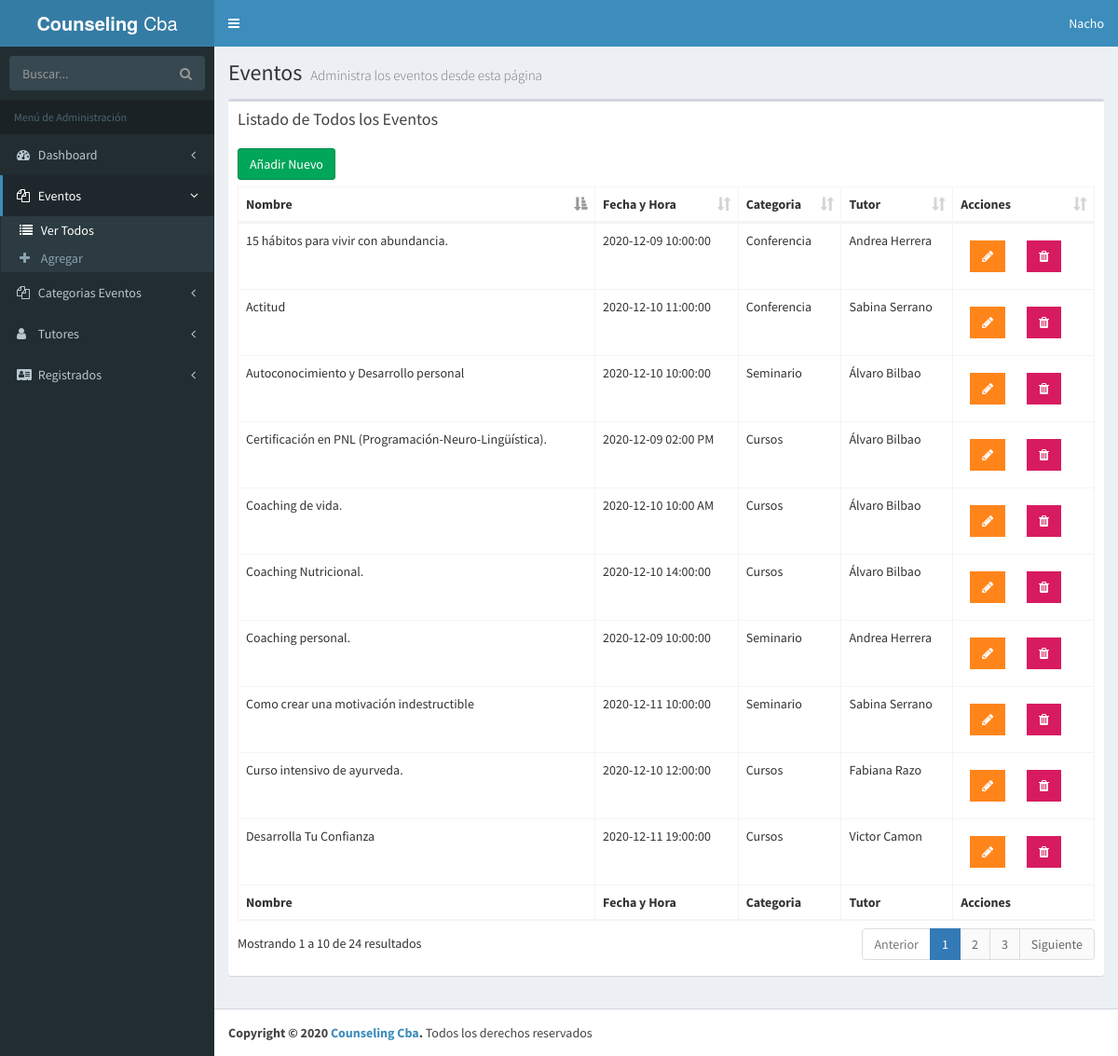
The app's page /admin/lista-eventos.php (signed in) with its own data.
### tables this page shows
CREATE TABLE `eventos` (
  `evento_id` tinyint(10) NOT NULL,
  `nombre_evento` varchar(60) NOT NULL,
  `fecha_evento` date NOT NULL,
  `hora_evento` varchar(10) NOT NULL,
  `id_cat_evento` tinyint(10) NOT NULL,
  `id_inv` tinyint(4) NOT NULL,
  `clave` varchar(10) NOT NULL
);

CREATE TABLE `categoria_evento` (
  `id_categoria` tinyint(10) NOT NULL,
  `cat_evento` varchar(50) NOT NULL,
  `icono` varchar(15) NOT NULL,
  `actualizado` datetime NOT NULL
);

CREATE TABLE `invitados` (
  `invitado_id` tinyint(4) NOT NULL,
  `nombre_invitado` varchar(30) NOT NULL,
  `apellido_invitado` varchar(30) NOT NULL,
  `descripcion` text NOT NULL,
  `url_imagen` varchar(50) NOT NULL,
  `editado` datetime NOT NULL
);

### admin/funciones/funciones.php (called while the page is built, shortened)
<?php
function obtener_template() {
    $file = basename($_SERVER['PHP_SELF']);
    $pagename = str_replace(".php","",$file);
    return $pagename;
}

### admin/lista-eventos.php (the view, shortened to what this page needs)
<?php
include_once 'funciones/funciones.php';
include_once 'templates/header.php'; ?>
<body class="hold-transition skin-blue fixed sidebar-mini">
<div class="wrapper">
    <?php include_once 'templates/barra.php'; ?>
    <?php include_once 'templates/navegacion.php'; ?>
  <div class="content-wrapper">
    <section class="content-header">
      <h1>
        Eventos
        <small>Administra los eventos desde esta página</small>
      </h1>
    </section>
    <section class="content">
    <div class="row">
      <div class="col-xs-12">
        <div class="box">
          <div class="box-header">
            <h3 class="box-title">Listado de Todos los Eventos</h3>
          </div>
          <div class="box-body">
            <a href="nuevo-evento.php" class="btn btn-success">Añadir Nuevo</a>
            <table id="registros" class="table table-bordered table-hover">
                <thead>
                        <tr>
                            <th>Nombre</th>
                            <th>Fecha y Hora</th>
                            <th>Categoria</th>
                            <th>Tutor</th>
                            <th>Acciones</th>
                        </tr>
                </thead>
                <tbody>
                <?php
                  try {
                    $sql = "SELECT `evento_id`, `nombre_evento`, `fecha_evento`, `hora_evento` , `cat_evento`, `nombre_invitado`, `apellido_invitado` ";
                    $sql .= "FROM `eventos` ";
                    $sql .= "INNER JOIN `categoria_evento` ";
                    $sql .= "ON eventos.id_cat_evento=categoria_evento.id_categoria ";
                    $sql .= "INNER JOIN `invitados` ";
                    $sql .= "ON eventos.id_inv=invitados.invitado_id ";
                    $sql .= "ORDER BY `evento_id` ";
                    $resultado = $conn->query($sql);
                  } catch (Exception $e) {
                    $error = $e->getMessage();
                  }
                  while($eventos = $resultado->fetch_assoc() ) {  ?>
                      <tr>
                              <td><?php echo $eventos['nombre_evento']; ?></td>
                              <td><?php echo $eventos['fecha_evento'] ." ". $eventos['hora_evento'];  ?></td>
                              <td><?php echo $eventos['cat_evento'] ?></td>
                              <td><?php echo $eventos['nombre_invitado'] . " " . $eventos['apellido_invitado']; ?></td>
                              <td>
                                  <a href="editar-evento.php?id=<?php echo $eventos['evento_id']; ?>" type="button" class="btn bg-orange btn-flat margin"> <i class="fa fa-pencil" aria-hidden="true"></i></a>
                                  <a href="#" data-id="<?php echo $eventos['evento_id']; ?>" data-tipo="evento" type="button" class="btn bg-maroon btn-flat margin borrar_registro"><i class="fa fa-trash" aria-hidden="true"></i></a>
                             </td>
                      </tr>
                  <?php } ?>
                </tbody>
                <tfoot>
                      <tr>
                          <th>Nombre</th>
                          <th>Fecha y Hora</th>
                          <th>Categoria</th>
                          <th>Tutor</th>
                          <th>Acciones</th>
                      </tr>
                </tfoot>
            </table>
          </div>
        </div>
      </div>
    </div>
  </section>
  </div>
<?php
  include_once 'templates/footer.php';
  include_once 'templates/footer-scripts.php';
?>

### admin/templates/header.php (shortened to what this page needs)
<!DOCTYPE html>
<html>
<head>
  <link rel="stylesheet" href="css/bootstrap.min.css">
  <link rel="stylesheet" href="css/font-awesome.min.css">
  <link rel="stylesheet" href="css/ionicons.min.css">
  <link rel="stylesheet" href="css/dataTables.bootstrap.min.css">
  <link rel="stylesheet" href="css/bootstrap-datepicker.min.css">
  <link rel="stylesheet" href="css/AdminLTE.min.css">
  <link rel="stylesheet" href="css/skins/_all-skins.min.css">
  <link rel="stylesheet" href="css/sweetalert2.min.css">
</head>

### admin/templates/barra.php (shortened to what this page needs)
<header class="main-header">
  <a href="../index.php" class="logo">
    <span class="logo-lg"><b>Counseling</b> Cba</span>
  </a>
  <nav class="navbar navbar-static-top">
    <a href="#" class="sidebar-toggle" data-toggle="push-menu" role="button">
    </a>
    <div class="navbar-custom-menu">
      <ul class="nav navbar-nav">
          <li class="dropdown user user-menu">
              <a href="#" class="dropdown-toggle" data-toggle="dropdown">
                <?php $usuario = $_SESSION['usuario']; ?>
                <span class="hidden-xs"><?php echo $usuario; ?></span>
              </a>
          </li>
      </ul>
    </div>
  </nav>
</header>

### admin/templates/navegacion.php (shortened to what this page needs)
<?php $template = obtener_template(); ?>
  <aside class="main-sidebar">
    <section class="sidebar">
      <form action="#" method="get" class="sidebar-form">
        <div class="input-group">
          <input type="text" name="q" class="form-control" placeholder="Buscar...">
              <span class="input-group-btn">
                  <button type="submit" name="search" id="search-btn" class="btn btn-flat"><i class="fa fa-search"></i>
                  </button>
              </span>
        </div>
      </form>
      <ul class="sidebar-menu" data-widget="tree">
            <li class="header">Menú de Administración</li>
            <li class="treeview">
                <a href="#">
                    <i class="fa fa-dashboard"></i> <span>Dashboard</span>
                    <span class="pull-right-container">
                        <i class="fa fa-angle-left pull-right"></i>
                    </span>
                </a>
            </li>
            <?php $paginas = array('nuevo-evento', 'lista-eventos', 'editar-evento'); ?>
            <li class="treeview <?php echo (in_array($template, $paginas) ) ? 'active' : '' ?> ">
                <a href="#">
                    <i class="fa fa-files-o"></i> <span>Eventos </span>
                    <span class="pull-right-container">
                        <i class="fa fa-angle-left pull-right"></i>
                    </span>
                </a>
                <ul class="treeview-menu">
                    <li class="<?php echo ($template =='lista-eventos' ) ? 'active' : '' ?>">
                        <a href="lista-eventos.php"><i class="fa fa-list" aria-hidden="true"></i> Ver Todos</a>
                    </li>
                    <li class="<?php echo ($template =='nuevo-evento' ) ? 'active' : '' ?>">
                        <a href="nuevo-evento.php"><i class="fa fa-plus" aria-hidden="true"></i> Agregar</a>
                    </li>
                </ul>
            </li>
            <li class="treeview">
                <a href="#">
                    <i class="fa fa-files-o"></i> <span>Categorias Eventos </span>
                    <span class="pull-right-container">
                        <i class="fa fa-angle-left pull-right"></i>
                    </span>
                </a>
            </li>
            <li class="treeview">
                <a href="#">
                    <i class="fa fa-user"></i> <span>Tutores</span>
                    <span class="pull-right-container">
                        <i class="fa fa-angle-left pull-right"></i>
                    </span>
                </a>
            </li>
            <li class="treeview">
                <a href="#">
                    <i class="fa fa-address-card"></i> <span>Registrados </span>
                    <span class="pull-right-container">
                        <i class="fa fa-angle-left pull-right"></i>
                    </span>
                </a>
            </li>
        </ul>
    </section>
  </aside>

### admin/templates/footer.php (shortened to what this page needs)
  <footer class="main-footer">
    <strong>Copyright &copy; <?php echo date('Y'); ?> <a href="../index.php">Counseling Cba</a>.</strong> Todos los derechos reservados
  </footer>
</div>

### admin/templates/footer-scripts.php (shortened to what this page needs)
</body>
</html>

### records on screen
eventos: nombre_evento "Certificación en PNL (Programación-Neuro-Lingüística).", fecha_evento "2020-12-09", hora_evento "02:00 PM", id_cat_evento.cat_evento "Cursos", id_inv.nombre_invitado "Álvaro", id_inv.apellido_invitado "Bilbao"
eventos: nombre_evento "15 hábitos para vivir con abundancia.", fecha_evento "2020-12-09", hora_evento "10:00:00", id_cat_evento.cat_evento "Conferencia", id_inv.nombre_invitado "Andrea", id_inv.apellido_invitado "Herrera"
eventos: nombre_evento "Coaching personal.", fecha_evento "2020-12-09", hora_evento "10:00:00", id_cat_evento.cat_evento "Seminario", id_inv.nombre_invitado "Andrea", id_inv.apellido_invitado "Herrera"
eventos: nombre_evento "Coaching de vida.", fecha_evento "2020-12-10", hora_evento "10:00 AM", id_cat_evento.cat_evento "Cursos", id_inv.nombre_invitado "Álvaro", id_inv.apellido_invitado "Bilbao"
eventos: nombre_evento "Curso intensivo de ayurveda.", fecha_evento "2020-12-10", hora_evento "12:00:00", id_cat_evento.cat_evento "Cursos", id_inv.nombre_invitado "Fabiana", id_inv.apellido_invitado "Razo"
eventos: nombre_evento "Coaching Nutricional.", fecha_evento "2020-12-10", hora_evento "14:00:00", id_cat_evento.cat_evento "Cursos", id_inv.nombre_invitado "Álvaro", id_inv.apellido_invitado "Bilbao"
eventos: nombre_evento "Autoconocimiento y Desarrollo personal", fecha_evento "2020-12-10", hora_evento "10:00:00", id_cat_evento.cat_evento "Seminario", id_inv.nombre_invitado "Álvaro", id_inv.apellido_invitado "Bilbao"
eventos: nombre_evento "Desarrolla Tu Confianza", fecha_evento "2020-12-11", hora_evento "19:00:00", id_cat_evento.cat_evento "Cursos", id_inv.nombre_invitado "Victor", id_inv.apellido_invitado "Camon"
eventos: nombre_evento "Como crear una motivación indestructible", fecha_evento "2020-12-11", hora_evento "10:00:00", id_cat_evento.cat_evento "Seminario", id_inv.nombre_invitado "Sabina", id_inv.apellido_invitado "Serrano"
eventos: nombre_evento "Actitud", fecha_evento "2020-12-10", hora_evento "11:00:00", id_cat_evento.cat_evento "Conferencia", id_inv.nombre_invitado "Sabina", id_inv.apellido_invitado "Serrano"

### other values on screen
$usuario "Nacho"
